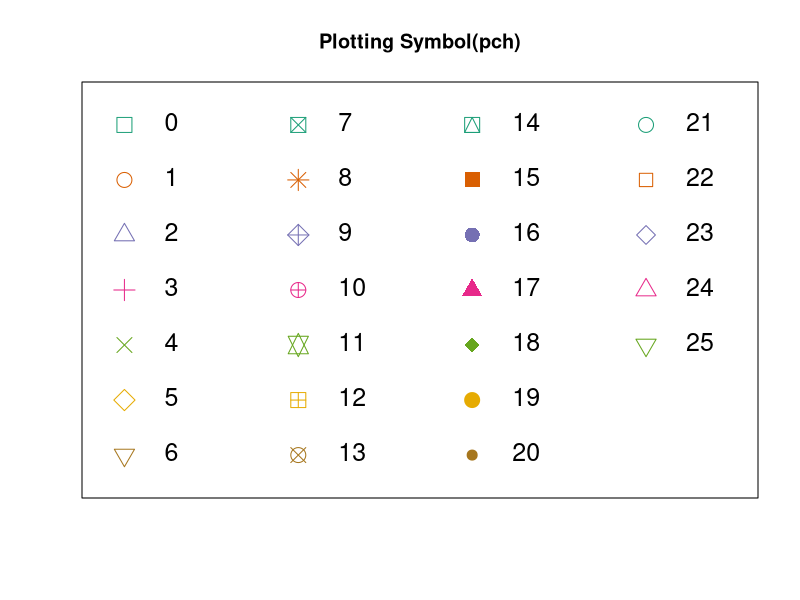

Reproduce this figure in R.
#Chapter10
#10-1
library(RColorBrewer)
rows <- rep(1:4, each=7)
cols <- rep(7:1, times=4)
rows <- rows[1:(length(rows)-2)]
cols <- cols[1:(length(cols)-2)]             
plot(rows, cols, xlim = c(0.9,4.5), ylim=c(0.5,7.5),
     type='n', xaxt='n',yaxt='n', ann=FALSE)
points(rows, cols,pch=0:25, col=brewer.pal(7,'Dark2'),cex=2)
text(rows, cols, 0:25, pos=4, offset=2, cex=1.5)
title('Plotting Symbol(pch)')
